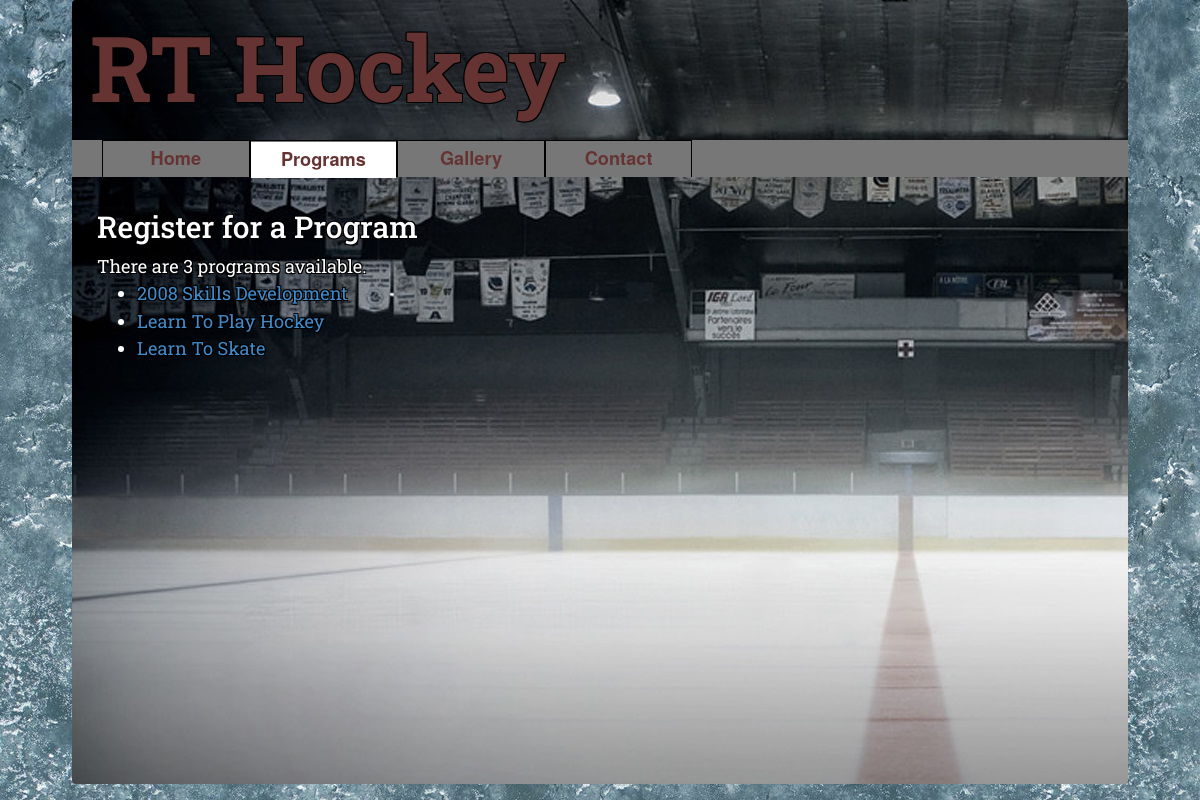
Screenshot of /programs/ with the database file from the repository.
### myapp/models.py (models this page shows, shortened)
class Program(models.Model):
    title = models.CharField(max_length=100)
    description = models.TextField()
    status = models.CharField(max_length=1, choices=STATUS_CHOICES, default='d')
    create_date = models.DateTimeField(editable=False)
    modify_date = models.DateTimeField(editable=False)
    priority = models.IntegerField()
    cost = models.IntegerField()
    location = models.ForeignKey(Location)

### myapp/views.py (the view)
# urls.py: url(r'^programs/$', views.selectProgram, name='programs'),
def selectProgram(request):
    available_programs_list = Program.objects.order_by('title')
    context = {'available_programs_list':available_programs_list}
    return render(request, 'myapp/selectProgram.html', context)

### myapp/templates/myapp/selectProgram.html
{% include "myapp/header.html" %}
        <div id="tabs">
            {% include "includes/tabs.html" with active_tab='tab2' %}
        </div>
    <div id="main" class="container">
        <div class="outlined_normal" id="article">
        <h2>Register for a Program</h2>
        {% if available_programs_list %}
            There are {{ available_programs_list|length }} program{% if available_programs_list|length > 1 %}s{% endif %} available.
            <ul>
            {% for program in available_programs_list %}
                <li>
                    <a href="{% url 'program' program.id %}">{{ program.title }}</a>
                </li>
            {% endfor %}
            </ul>
        {% else %}
            <p>No programs are available.</p>
        {% endif %}
        </div>
    </div>
{% include "myapp/footer.html" %}

### myapp/static/myapp/style.css (style rules this page uses)
@media (min-width:43.75em) { body { background-image:url("./ice_texture.jpg"); } }
a { color:#428bca; }
.outlined_normal { font-family: 'Roboto Slab', serif; color:white; text-shadow: -1px -1px 0 #000, 1px -1px 0 #000, -1px 1px 0 #000, 1px 1px 0 #000; }
#article { margin:10px; clear:left; }
#tabs { position:absolute; top:100px; width:100%; max-width:1680px; z-index:5; background-color:#777; }
@media (min-width: 43.75em) { #tabs { top:140px; left:6%; width:88%; } }
#main { position:absolute; top:0px; min-height:98%; width:100%; padding-top:190px; border-radius:4px; background-image: url("./rink.jpg"); background-repeat: no-repeat; }
@media (min-width: 43.75em) { #main { left:6%; width:88%; } }

### rows the page displays
Program: title "2008 Skills Development"
Program: title "Learn To Play Hockey"
Program: title "Learn To Skate"

### other values shown
{{ available_programs_list|length }} "3"
